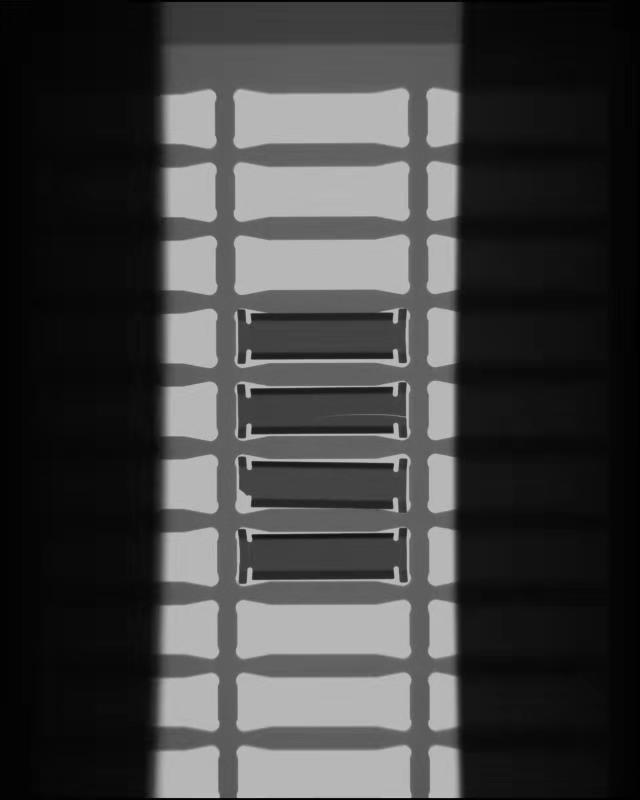
//> input picture assets/defect_blades.jpg, 640 x 800 px, given in place of IMG_7098.mp4, which was not available
$ ./opencv4_041   (built with g++ and OpenCV 4, the #if around main switched on)
//> lines starting //> are read from the running program, lines starting //| are printed output that depends on the picture; pictures that were not available may be replaced by others from this repository, and a replacement may not be noted
//
// Created by Theseus on 2025/8/28.
//
//birthday special code!!!
//稠密光流分析与跟踪
//#define RUN_MAIN
#ifdef RUN_MAIN
#include <opencv2/opencv.hpp>
#include <iostream>
using namespace std;
using namespace cv;
RNG rng(12345);
void draw_lines(Mat &frame,vector<Point2f>pts1,vector<Point2f>pts2);
int main(int argc,char**argv){
    VideoCapture capture("~/Downloads/IMG_7098.mp4");
    if(!capture.isOpened()){
        printf("COULD NOT LOAD VIDEO!");
        return -1;
    }
    namedWindow("FRAME",WINDOW_AUTOSIZE);
    Mat frame,preframe;
    Mat gray,pregray;
    Mat bgr;
    capture.read(preframe);
//> preframe is the input picture: 800 rows x 640 cols, CV_8UC3; min 0, max 201, mean 63.9
    cvtColor(preframe,pregray,COLOR_BGR2GRAY);
    Mat hsv = Mat::zeros(preframe.size(),preframe.type());
    Mat mag = Mat::zeros(hsv.size(),CV_32FC1);
    Mat ang = Mat::zeros(hsv.size(),CV_32FC1);
    Mat xpts = Mat::zeros(hsv.size(),CV_32FC1);
    Mat ypts = Mat::zeros(hsv.size(),CV_32FC1);
    Mat_<Point2f>flow;
    vector<Mat>mv;
    split(hsv,mv);
    while(true){
        bool ret = capture.read(frame);
        if(!ret)break;
        cvtColor(frame,gray,COLOR_BGR2GRAY);
        calcOpticalFlowFarneback(pregray,gray,flow,0.5,3,15,3,5,1.2,0);
        for(int row = 0;row<flow.rows;row++){
            for(int col = 0;col<flow.cols;col++){
                const Point2f &flow_xy = flow.at<Point2f>(row,col);
                xpts.at<float>(row,col) = flow_xy.x;
                ypts.at<float>(row,col) = flow_xy.y;
            }
        }
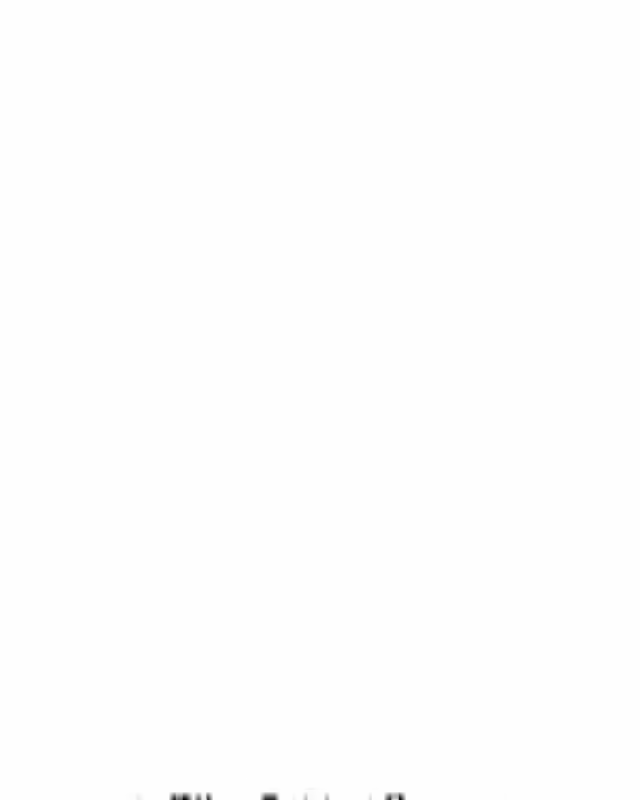
//> ypts: 800 rows x 640 cols, CV_32FC1; min -0.16, max 7.27e-05, mean -7.7e-05; drawn with min black and max white
        cartToPolar(xpts,ypts,mag,ang);
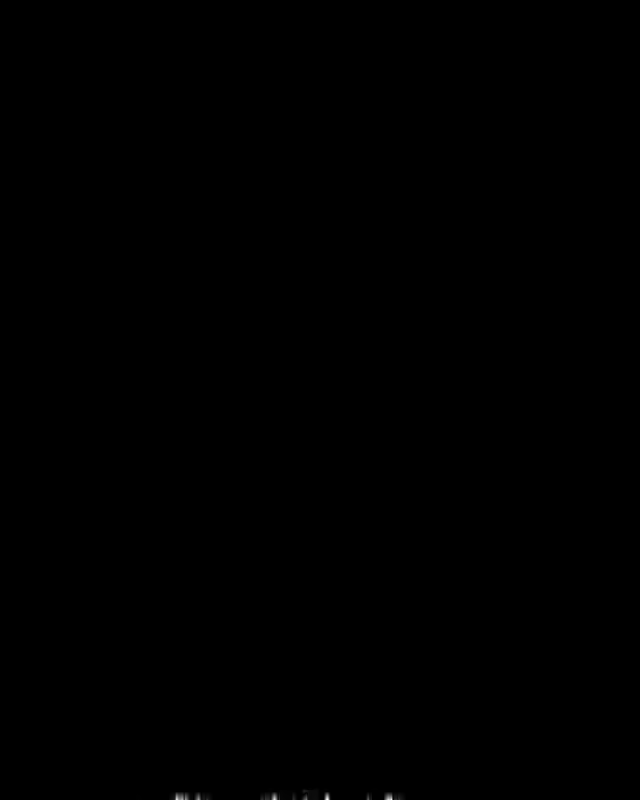
//> mag: 800 rows x 640 cols, CV_32FC1; min 0, max 1.45, mean 0.000417; drawn with min black and max white
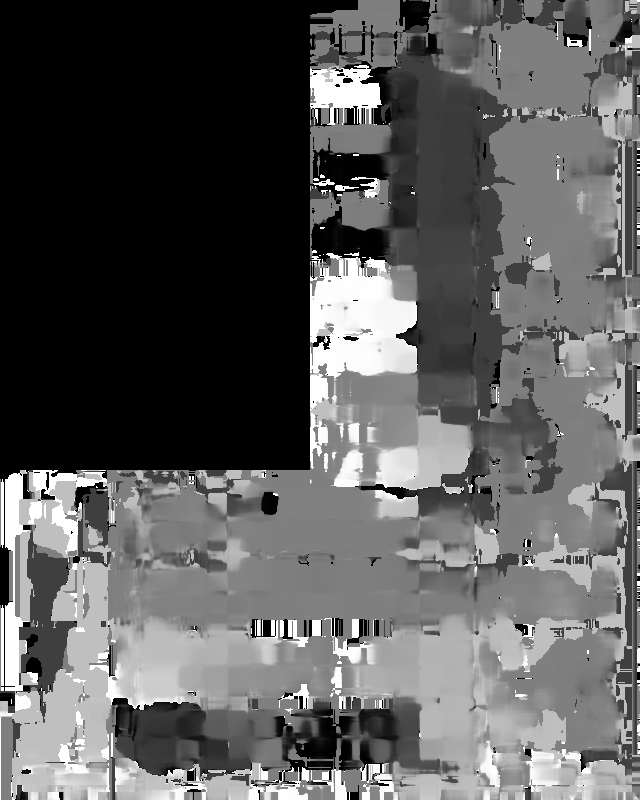
//> ang: 800 rows x 640 cols, CV_32FC1; min 0, max 6.28, mean 2.28; drawn with min black and max white
        ang = ang*180/CV_PI/2.0;
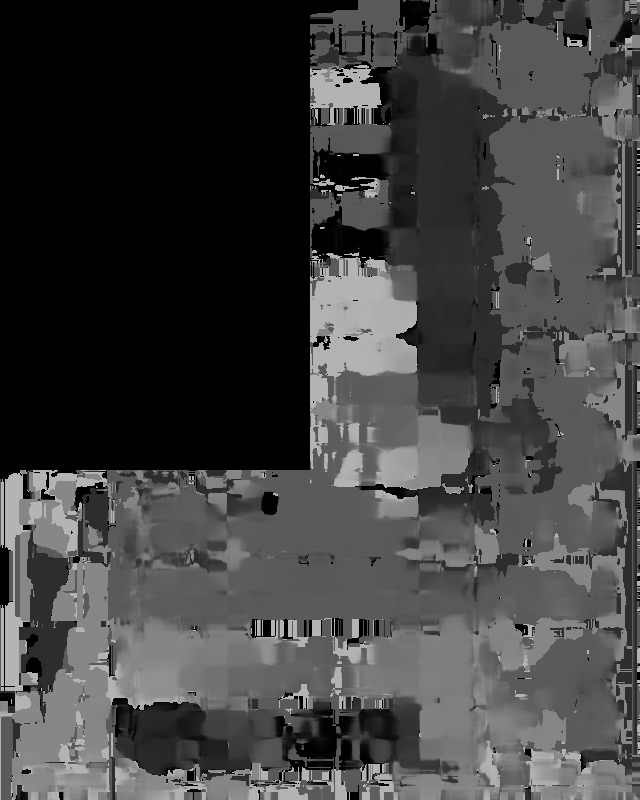
//> ang: 800 rows x 640 cols, CV_32FC1; min 0, max 180, mean 65.3
        normalize(mag,mag,0,255,NORM_MINMAX);
        convertScaleAbs(mag,mag);
//> mag: 800 rows x 640 cols, CV_8UC1
        convertScaleAbs(ang,ang);
//> ang: 800 rows x 640 cols, CV_8UC1
        mv[0] = ang;
//> mv[1]: 800 rows x 640 cols, CV_8UC1; every value is 0
        mv[1] = Scalar(255);
//> mv[1]: 800 rows x 640 cols, CV_8UC1; every value is 255
        mv[2] = mag;
        merge(mv,hsv);
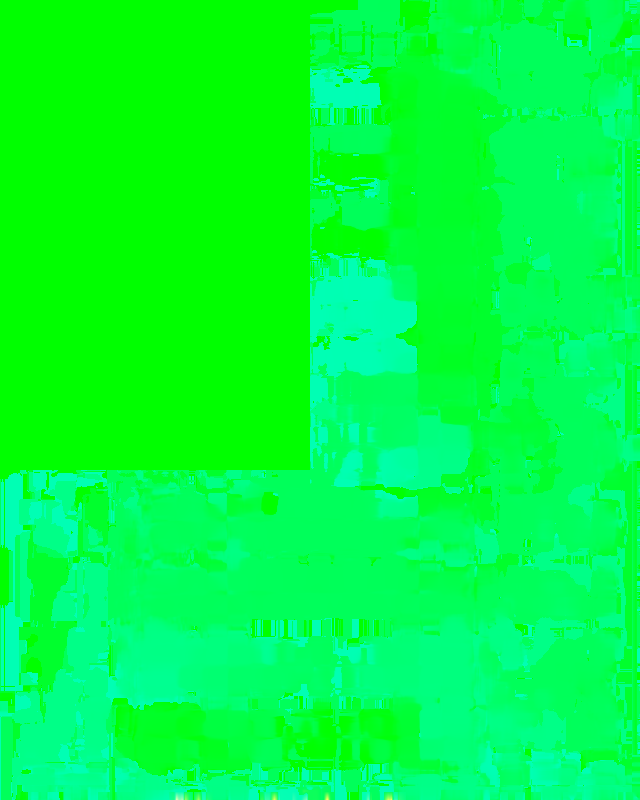
//> hsv: 800 rows x 640 cols, CV_8UC3; mean B, G, R 65.3, 255, 0.1
        cvtColor(hsv,bgr,COLOR_HSV2BGR);
        imshow("FRAME",frame);
        imshow("RESULT",bgr);
        char c = waitKey(1);
//> the Esc key is pressed
        if(c == 27){
            break;
        }
    }
    destroyAllWindows();
    capture.release();
}
#endif
